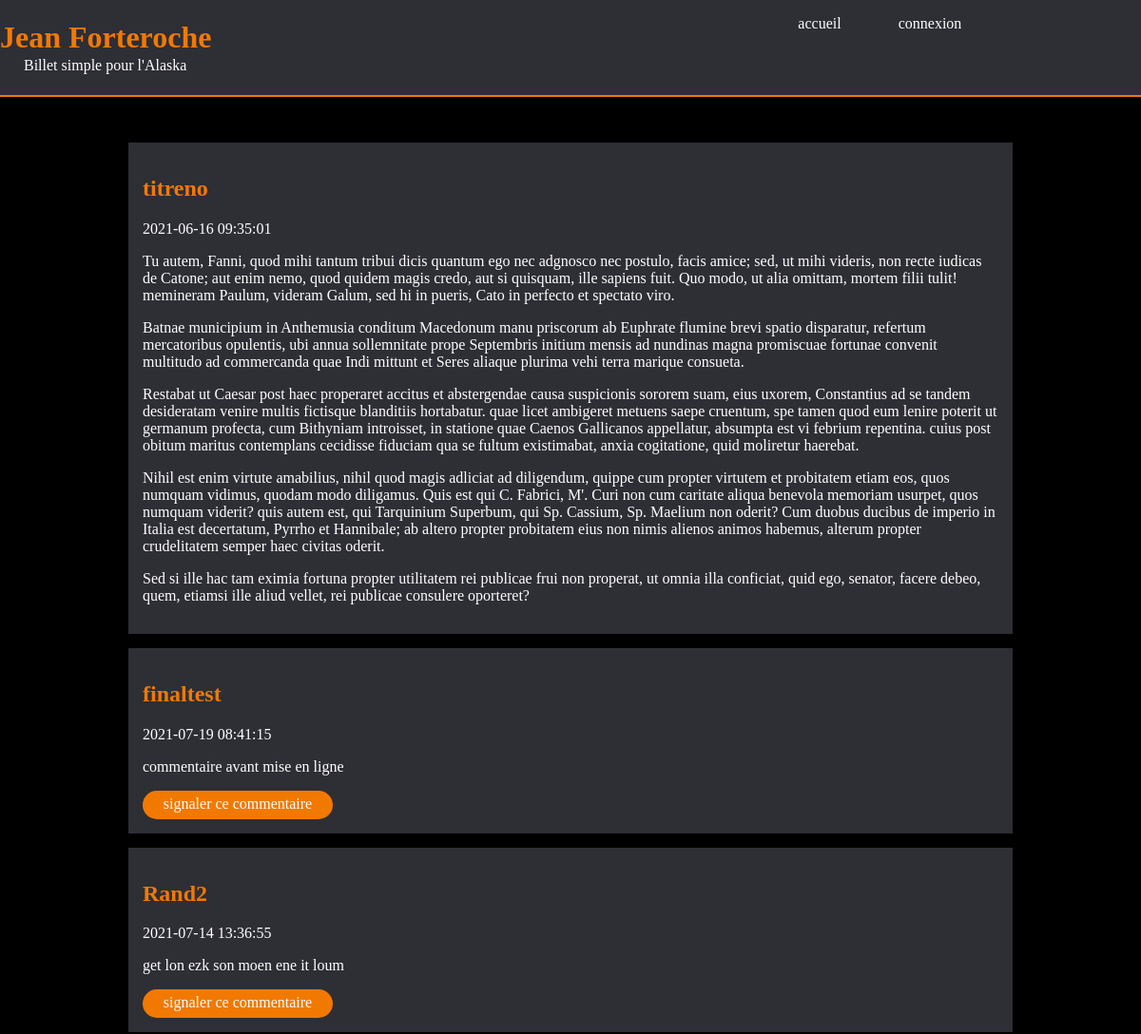
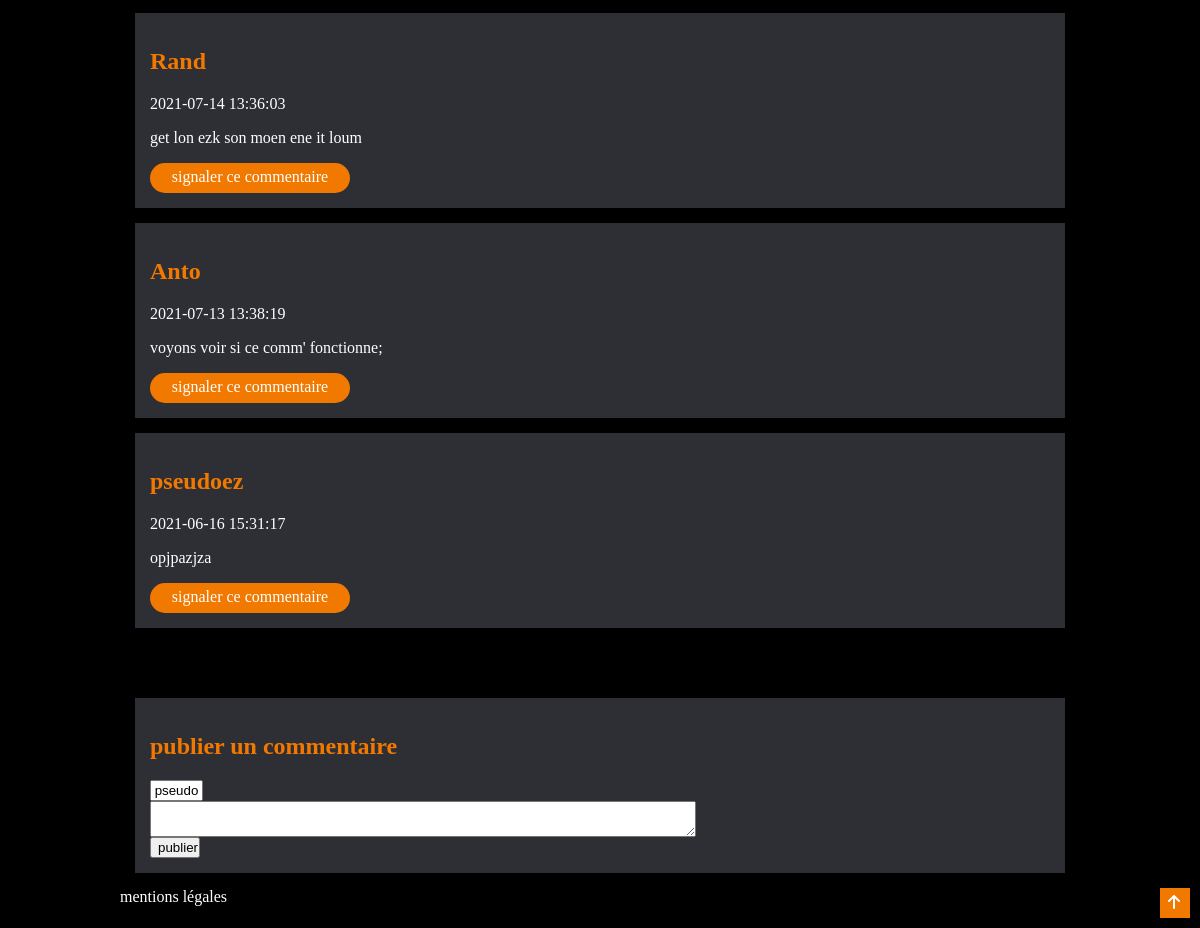
Screenshot of /projet4/?url=Article/getOne/29 with the database file from the repository (2 pictures, top to bottom).
### tables this page shows
CREATE TABLE `articles` (
  `ID` int(11) NOT NULL,
  `titre` varchar(100) NOT NULL,
  `contenu` text NOT NULL,
  `auteur_id` int(11) NOT NULL,
  `date` datetime NOT NULL DEFAULT CURRENT_TIMESTAMP
);

CREATE TABLE `commentaires` (
  `id` int(11) NOT NULL,
  `auteurId` varchar(11) NOT NULL,
  `commentaire` text NOT NULL,
  `date` datetime NOT NULL DEFAULT CURRENT_TIMESTAMP,
  `articleId` int(11) NOT NULL,
  `signalement` int(11) NOT NULL DEFAULT '0'
);

### controllers/Router.php (called while the page is built, shortened)
<?php
    class Router {
        public function routReq(){
            try{
                if(isset($_GET['url'])){
                    $url = explode('/', filter_var($_GET['url'], FILTER_SANITIZE_URL));
                    $controller = ucfirst(strtolower($url[0]));
                    $controllerClass = "Controllers\\Controller".$controller;
                    if(class_exists($controllerClass)){
                        $this->_ctrl = new $controllerClass($url);
                    }else{
                        throw new \Exception('Page introuvable router');
                    }
                }else{
                    $this->_ctrl = new ControllerAccueil();
                }
            }
            catch(\Exception $e) {
                $errorMsg = $e->getMessage();
                require_once('views/viewError.php');
            }
        }
    }
?>

### index.php (called while the page is built, shortened)
<?php
    $router = new Router();
    $router->routReq();

### models/Model.php (called while the page is built, shortened)
<?php
    abstract class Model{
        private static $_bdd;
        private static function setBdd(){
            try {
                self::$_bdd = new PDO(self::DB_HOST, self::DB_USER, self::DB_PASS);
                self::$_bdd->setAttribute(PDO::ATTR_ERRMODE,PDO::ERRMODE_EXCEPTION);
            }
            catch (Exception $e) {
                die('Erreur : ' . $e->getMessage());
            }
        }
        protected function getBdd(){
            return self::$_bdd;
        }
        protected function getOne($table, $obj, $id){
            $var ='';
            $req = $this->getBdd()->prepare('SELECT * FROM ' .$table. ' WHERE ID = '.$id.' ORDER BY id desc');
            $req->execute();
            while($data = $req->fetch(PDO::FETCH_ASSOC)){
                $var= new $obj($data);
            }
            return $var;
        }
    }

### models/ArticleManager.php (called while the page is built, shortened)
<?php
class ArticleManager extends Model{
    public function getArticle($id){
        return $this->getOne('articles', '\Models\Article', $id);
    }
}
?>

### models/Hydrate.php (called while the page is built, shortened)
<?php
class Hydrate {
    public function hydrate (array $data){
        foreach ($data as $key => $value){
            $method = 'set'.ucfirst($key);
        }
    }
}
?>

### models/Article.php (called while the page is built, shortened)
<?php
    class Article extends Hydrate {
        private $_titre;
        private $_contenu;
        private $_date;
        public function getTitre(){
            return $this->_titre;
        }
        public function setTitre($titre){
            $this->_titre = $titre;
        }
        public function getContenu(){
            return $this->_contenu;
        }
        public function setContenu($contenu){
            $this->_contenu = $contenu;
        }
        public function getDate(){
            return $this->_date;
        }
        public function setDate($date){
            $this->_date = $date;
        }
    }
?>

### models/CommentaireManager.php (called while the page is built, shortened)
<?php
class CommentaireManager extends Model {
    public function getCommentaires ($id){
        $var = [];
        $req = $this->getBdd()->prepare("SELECT * FROM commentaires WHERE articleId=$id ORDER BY id desc");
        $req->execute();
        while($data = $req->fetch(PDO::FETCH_ASSOC)){
            $var[]= new Commentaire($data);
        }
        return $var;
    }
}
?>

### models/Commentaire.php (called while the page is built, shortened)
<?php
    class Commentaire extends Hydrate{
        private $_id;
        private $_auteurId;
        private $_commentaire;
        private $_date;
        public function getId(){
            return $this->_id;
        }
        public function setId($id){
            $this->_id = $id;
        }
        public function getAuteurId(){
            return $this->_auteurId;
        }
        public function setAuteurId($auteurId){
            $this->_auteurId = $auteurId;
        }
        public function getCommentaire(){
            return $this->_commentaire;
        }
        public function setCommentaire($commentaire){
            $this->_commentaire = $commentaire;
        }
        public function getDate(){
            return $this->_date;
        }
        public function setDate($date){
            $this->_date = $date;
        }
    }
?>

### views/viewArticle.php (the view, shortened to what this page needs)
<?php
if(isset($update) && $update == true){
  $id = $commentaire->getId();
  $commentaire = $commentaire->getContenu();
}else{
  $id = "";
}
?>
<section id="page" class="style">
  <section id="article">
    <h2><?= $article->getTitre()?></h2>
    <time><?= $article->getDate() ?></time>
    <div id="p"><?= $article->getContenu()?></div>
    </section>
  <section id="commentaires">
    <?php foreach ($commentaires as $commentaire): ?>
      <div class="commArticle">
        <h2><?= $commentaire->getAuteurId() ?></h2>
        <time><?= $commentaire->getDate() ?></time>
        <p><?= $commentaire->getCommentaire()?><p>
        <div class="report btn btnMod">
          <a href="/projet4/?url=Commentaire/report/<?=$commentaire->getId()?>" class="btnA">signaler ce commentaire</a>
        </div>
      </div>
    <?php endforeach; ?>
  </section>
  <section id="SecComForm">
    <h2> publier un commentaire </h2>
    <form id="comForm" method="post" action="/projet4/?url=Commentaire/post/<?= $id ?>">
      <input type="text" value="pseudo" name="auteurId" id="comFormPseudo">
      <textarea  class="tinymce" value="" name="commentaire" id="comFormText">
      </textarea>
      <input type="submit" name="save" value="publier" id="comFormPublier">
    </form>
  </section
</section>

### styles.css (style rules this page uses)
body { background-color: black; margin: 0px; color: white; }
h2 { color : #f27900; }
:is(section#accueil, section#utilisateur, section#moderation, section#publicate, section#page, section#reload, section#mentions, section#publicate ) { margin-top : 150px; width: 80%; margin-right: auto; margin-left: auto; }
#comForm { display: flex; flex-direction: column; }
#comFormPseudo { width : 45px; text-align: center; }
#comFormText { width : 60% }
#comFormPublier { width : 50px; }
a { color:white; text-decoration : none; }
:is(.articleAcc, .commMod, section#article, div.commArticle, div.reload , section#mentions, section#SecComForm) { margin : 15px; background-color: #2e2e35; padding : 15px; }
.btn { background-color : #f27900; width : 100px; height: 30px; border-radius : 90px; text-align: center; }
.report { display : grid; width : 200px; }
.btnA { padding-top: 5px; color : white; }
section { padding-bottom: 2.5em; }

### rows the page displays
articles: titre "titreno", date "2021-06-16 09:35:01", contenu "Tu autem, Fanni, quod mihi tantum tribui dicis quantum ego nec adgnosco nec postulo, facis amice; sed, ut mihi videris, non recte iudicas de Catone; aut enim nemo, quod quidem magis credo, aut si quisquam, ille sapiens fuit. Quo modo, ut alia omittam, mortem filii tulit! memineram Paulum, videram Galum, sed hi in pueris, Cato in perfecto et spectato viro. Batnae municipium in Anthemusia conditum Macedonum manu priscorum ab Euphrate flumine brevi spatio disparatur, refertum mercatoribus opulentis, ubi annua sollemnitate prope Septembris initium mensis ad nundinas magna promiscuae fortunae convenit multitudo ad commercanda quae Indi mittunt et Seres aliaque plurima vehi terra marique…"
commentaires: auteurId "finaltest", date "2021-07-19 08:41:15", commentaire "commentaire avant mise en ligne"
commentaires: auteurId "Rand2", date "2021-07-14 13:36:55", commentaire "get lon ezk son moen ene it loum"
commentaires: auteurId "Rand", date "2021-07-14 13:36:03", commentaire "get lon ezk son moen ene it loum"
commentaires: auteurId "Anto", date "2021-07-13 13:38:19", commentaire "voyons voir si ce comm' fonctionne;"
commentaires: auteurId "pseudoez", date "2021-06-16 15:31:17", commentaire "opjpazjza"
